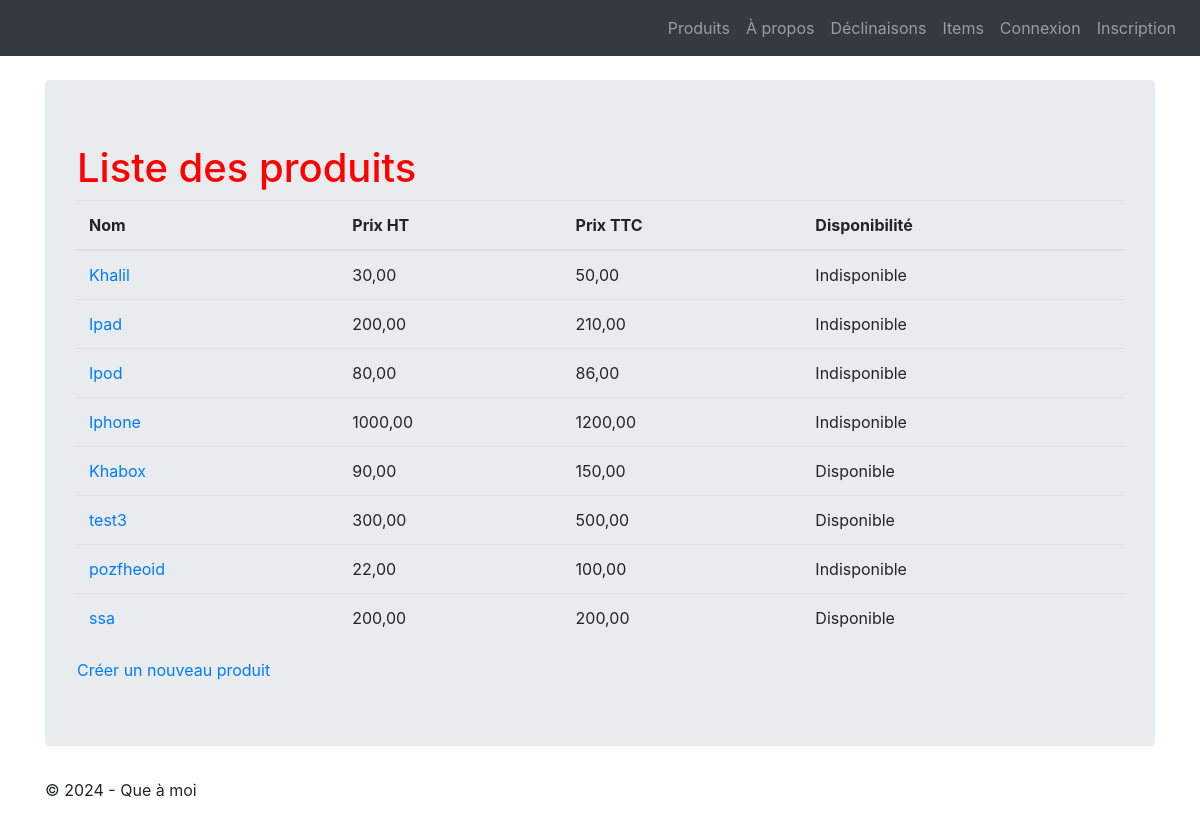
The app's page /lesProduits/product/list, older data.
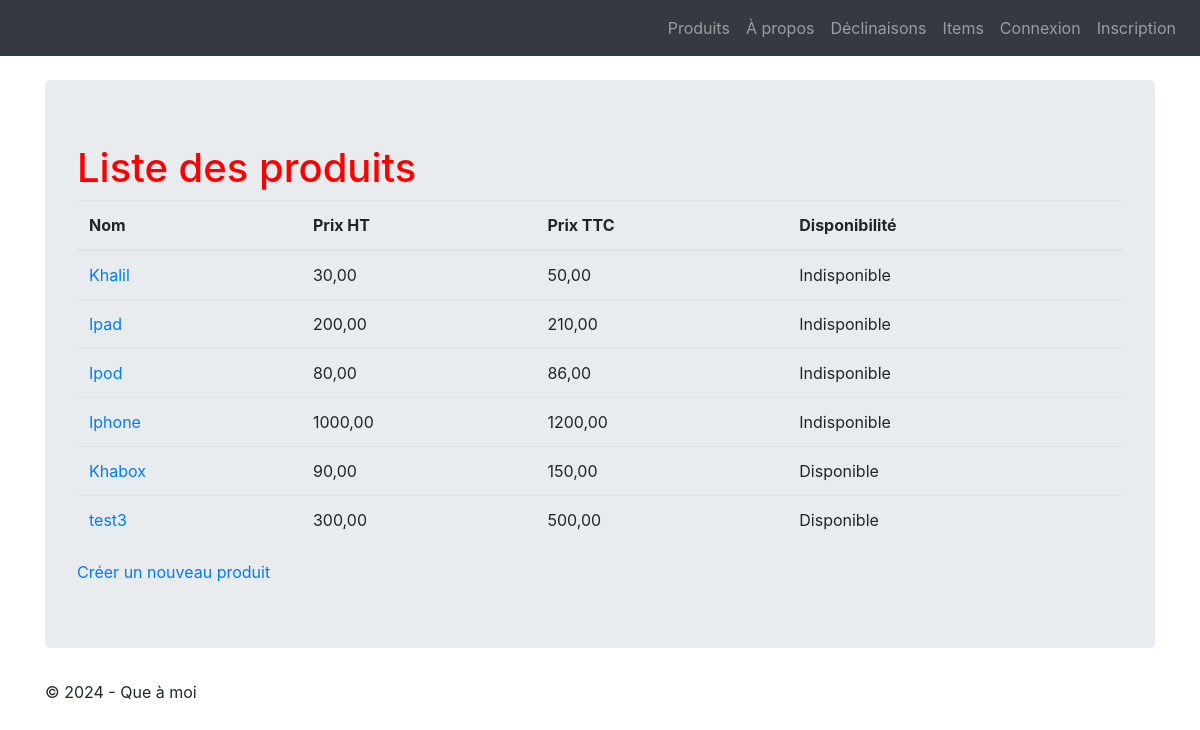
The same page, newer data.
### firsttuto/LesProduits/models.py (models this page shows, shortened)
class Product(models.Model):
    class Meta:
        verbose_name = "Produit"
    name = models.CharField(max_length=100)
    code = models.CharField(max_length=10, null=True, blank=True, unique=True)
    price_ht = models.DecimalField(max_digits=8, decimal_places=2, null=True, blank=True,
                                   verbose_name="Prix unitaire HT")
    price_ttc = models.DecimalField(max_digits=8, decimal_places=2, null=True, blank=True,
                                    verbose_name="Prix unitaire TTC")
    status = models.SmallIntegerField(choices=PRODUCT_STATUS, default=0)
    date_creation = models.DateTimeField(blank=True, verbose_name="Date création")

### firsttuto/LesProduits/views.py (the view)
# urls.py: path('product/list', views.ProductListView.as_view(), name='Tous les produits'),
class ProductListView(ListView):
    model = Product
    template_name = "ListProducts.html"
    context_object_name = "prdcts"

### templates/ListProducts.html
{% extends "base.html" %}
{% block content %}
    <h1>Liste des produits</h1>
    <table class="table">
        <thead>
            <tr>
                <th>Nom</th>
                <th>Prix HT</th>
                <th>Prix TTC</th>
                <th>Disponibilité</th>
            </tr>
        </thead>
        <tbody>
            {% for product in prdcts %}
                <tr>
                    <td><a href="{% url 'detail_produit' product.id %}">{{product.name}}</a></td>
                    <td>{{product.price_ht}}</td>
                    <td>{{product.price_ttc}}</td>
                    {% if product.status == 0 %}
                        <td>Indisponible</td>
                    {% else %}
                        <td>Disponible</td>
                    {% endif %}
                </tr>
            {% endfor %}
        </tbody>
    </table>
    <a href="{% url 'product-add' %}">Créer un nouveau produit</a>
{% endblock %}

### templates/base.html (shortened to what this page needs)
<!DOCTYPE html>
{% load static %}
<html lang="fr">
    <head>
        {% block styles %}
            <link rel="stylesheet" href="{% static 'styles.css' %}" />
            <link rel="stylesheet" href="{% static 'node_modules/bootstrap/dist/css/bootstrap.min.css' %}">
        {% endblock %}
    </head>
    <body>
    {% block nav %}
        <nav class="navbar navbar-expand-md navbar-dark bg-dark mb-4">
            <div class="collapse navbar-collapse" id="navbarNav">
                <ul class="navbar-nav ml-auto">
                    <li class="nav-item">
                        <a class="nav-link" href="{% url 'Tous les produits' %}">Produits</a>
                    </li>
                    <li class="nav-item">
                        <a class="nav-link" href="{% url 'About' %}">À propos</a>
                    </li>
                    <li class="nav-item">
                        <a class="nav-link" href="{% url 'attribute-list' %}">Déclinaisons</a>
                    </li>
                    <li class="nav-item">
                        <a class="nav-link" href="{% url 'item-list' %}">Items</a>
                    </li>
                    {% if user.is_authenticated %}
                        <li class="nav-item">
                            <a class="nav-link" href="{% url 'logout' %}">Déconnexion</a>
                        </li>
                    {%else%}
                        <li class="nav-item">
                            <a class="nav-link" href="{% url 'connexion' %}">Connexion</a>
                        </li>
                        <li class="nav-item">
                            <a class="nav-link" href="{% url 'register' %}">Inscription</a>
                        </li>
                    {%endif%}
                </ul>
            </div>
        </nav >
    {% endblock %}
    <main role="main" class="container top-pushed">
        <div class="jumbotron">
            {% block content %}
            {% endblock %}
        </div>
    </main >
    <footer class="footer">
        <div class="container">
            <p>&copy; 2024 - Que à moi </p>
        </div>
    </footer>
    </body>
</html>

### firsttuto/LesProduits/static/styles.css (style rules this page uses)
h1 { color : red; }

Row changes from the older to the newer data that the page shows:
removed Product: name "pozfheoid", price_ht "22,00", price_ttc "100,00", status "Indisponible"
removed Product: name "ssa", price_ht "200,00", price_ttc "200,00", status "Disponible"
